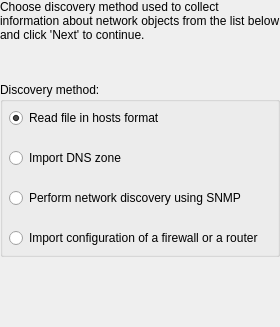
     <widget class="QWidget" name="WizardPage0">
      <layout class="QGridLayout">
       <property name="horizontalSpacing">
        <number>6</number>
       </property>
       <property name="verticalSpacing">
        <number>40</number>
       </property>
       <property name="margin">
        <number>0</number>
       </property>
       <item row="0" column="0">
        <widget class="QLabel" name="textLabel1">
         <property name="sizePolicy">
          <sizepolicy hsizetype="Expanding" vsizetype="Maximum">
           <horstretch>0</horstretch>
           <verstretch>0</verstretch>
          </sizepolicy>
         </property>
         <property name="text">
          <string>Choose discovery method used to collect information about network objects from the list below and click 'Next' to continue.</string>
         </property>
         <property name="alignment">
          <set>Qt::AlignVCenter</set>
         </property>
         <property name="wordWrap">
          <bool>true</bool>
         </property>
        </widget>
       </item>
       <item row="2" column="0">
        <spacer>
         <property name="orientation">
          <enum>Qt::Vertical</enum>
         </property>
         <property name="sizeType">
          <enum>QSizePolicy::Expanding</enum>
         </property>
         <property name="sizeHint" stdset="0">
          <size>
           <width>20</width>
           <height>70</height>
          </size>
         </property>
        </spacer>
       </item>
       <item row="1" column="0">
        <widget class="QGroupBox" name="dm_buttonGroup">
         <property name="title">
          <string>Discovery method:</string>
         </property>
         <layout class="QGridLayout">
          <property name="horizontalSpacing">
           <number>6</number>
          </property>
          <property name="verticalSpacing">
           <number>20</number>
          </property>
          <property name="margin">
           <number>6</number>
          </property>
          <item row="0" column="0">
           <widget class="QRadioButton" name="dm_fromfile">
            <property name="text">
             <string>Read file in hosts format</string>
            </property>
            <property name="checked">
             <bool>true</bool>
            </property>
           </widget>
          </item>
          <item row="1" column="0">
           <widget class="QRadioButton" name="dm_importdns">
            <property name="text">
             <string>Import DNS zone</string>
            </property>
           </widget>
          </item>
          <item row="2" column="0">
           <widget class="QRadioButton" name="dm_usesnmp">
            <property name="text">
             <string>Perform network discovery using SNMP</string>
            </property>
           </widget>
          </item>
          <item row="3" column="0">
           <widget class="QRadioButton" name="dm_import_config">
            <property name="text">
             <string>Import configuration of a firewall or a router</string>
            </property>
           </widget>
          </item>
         </layout>
        </widget>
       </item>
      </layout>
     </widget>
